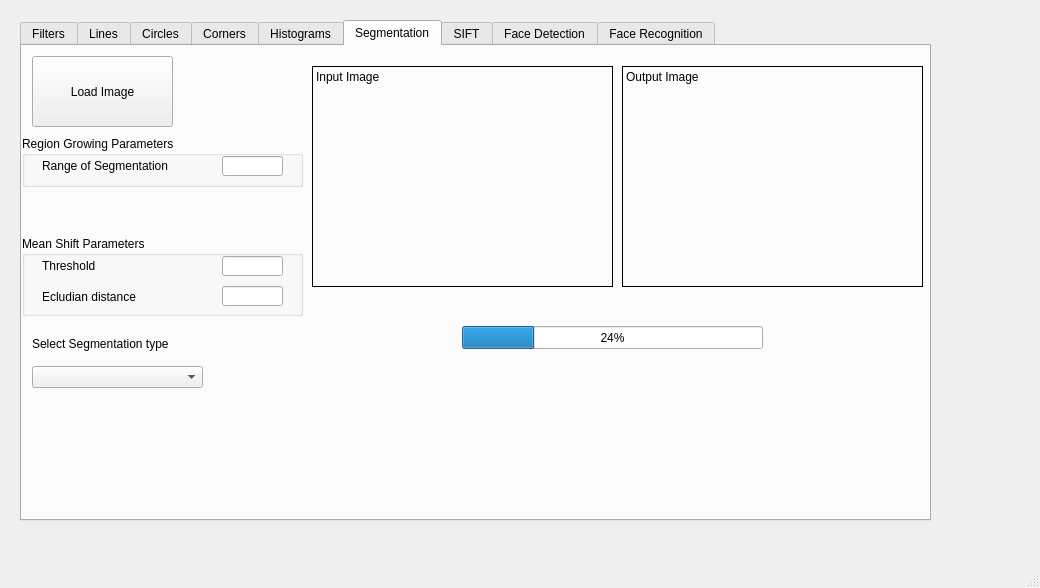
<?xml version="1.0" encoding="UTF-8"?>
<ui version="4.0">
 <class>MainWindow</class>
 <widget class="QMainWindow" name="MainWindow">
  <property name="geometry">
   <rect>
    <x>0</x>
    <y>0</y>
    <width>1040</width>
    <height>588</height>
   </rect>
  </property>
  <property name="windowTitle">
   <string>MainWindow</string>
  </property>
  <widget class="QWidget" name="centralwidget">
   <widget class="QWidget" name="gridLayoutWidget">
    <property name="geometry">
     <rect>
      <x>20</x>
      <y>20</y>
      <width>911</width>
      <height>501</height>
     </rect>
    </property>
    <layout class="QGridLayout" name="gridLayout">
     <item row="0" column="1">
      <widget class="QTabWidget" name="tabWidget">
       <property name="enabled">
        <bool>true</bool>
       </property>
       <property name="cursor">
        <cursorShape>ArrowCursor</cursorShape>
       </property>
       <property name="currentIndex">
        <number>5</number>
       </property>
       <widget class="QWidget" name="tab_filters">
        <attribute name="title">
         <string>Filters</string>
        </attribute>
        <widget class="QLabel" name="label_filters_input">
         <property name="geometry">
          <rect>
           <x>180</x>
           <y>30</y>
           <width>331</width>
           <height>231</height>
          </rect>
         </property>
         <property name="frameShape">
          <enum>QFrame::Box</enum>
         </property>
         <property name="text">
          <string>Input image</string>
         </property>
         <property name="alignment">
          <set>Qt::AlignLeading|Qt::AlignLeft|Qt::AlignTop</set>
         </property>
        </widget>
        <widget class="QLabel" name="label_filters_output">
         <property name="geometry">
          <rect>
           <x>520</x>
           <y>30</y>
           <width>331</width>
           <height>231</height>
          </rect>
         </property>
         <property name="frameShape">
          <enum>QFrame::Box</enum>
         </property>
         <property name="text">
          <string>Output image</string>
         </property>
         <property name="textFormat">
          <enum>Qt::PlainText</enum>
         </property>
         <property name="alignment">
          <set>Qt::AlignLeading|Qt::AlignLeft|Qt::AlignTop</set>
         </property>
        </widget>
        <widget class="QPushButton" name="pushButton_filters_load">
         <property name="geometry">
          <rect>
           <x>20</x>
           <y>30</y>
           <width>121</width>
           <height>81</height>
          </rect>
         </property>
         <property name="text">
          <string>Load Image</string>
         </property>
        </widget>
        <widget class="QGroupBox" name="groupBox">
         <property name="geometry">
          <rect>
           <x>0</x>
           <y>280</y>
           <width>881</width>
           <height>151</height>
          </rect>
         </property>
         <property name="title">
          <string>Filter Settings</string>
         </property>
         <widget class="QWidget" name="horizontalLayoutWidget">
          <property name="geometry">
           <rect>
            <x>0</x>
            <y>40</y>
            <width>331</width>
            <height>41</height>
           </rect>
          </property>
          <layout class="QHBoxLayout" name="horizontalLayout">
           <item>
            <widget class="QLabel" name="label_3">
             <property name="text">
              <string>Select spatial domain Filter</string>
             </property>
            </widget>
           </item>
           <item>
            <widget class="QComboBox" name="comboBox">
             <property name="editable">
              <bool>false</bool>
             </property>
             <property name="currentText">
              <string/>
             </property>
            </widget>
           </item>
          </layout>
         </widget>
         <widget class="QGroupBox" name="groupBox_2">
          <property name="geometry">
           <rect>
            <x>340</x>
            <y>20</y>
            <width>371</width>
            <height>121</height>
           </rect>
          </property>
          <property name="title">
           <string>Additional Parameters (Spatial domain filters only)</string>
          </property>
          <widget class="QLineEdit" name="lineEdit">
           <property name="geometry">
            <rect>
             <x>170</x>
             <y>30</y>
             <width>31</width>
             <height>20</height>
            </rect>
           </property>
          </widget>
          <widget class="QLabel" name="label_12">
           <property name="geometry">
            <rect>
             <x>30</x>
             <y>30</y>
             <width>131</width>
             <height>21</height>
            </rect>
           </property>
           <property name="text">
            <string>Sigma value (σ) =</string>
           </property>
          </widget>
          <widget class="QLabel" name="label_13">
           <property name="geometry">
            <rect>
             <x>30</x>
             <y>50</y>
             <width>361</width>
             <height>20</height>
            </rect>
           </property>
           <property name="text">
            <string>&quot;for Gaussian and LoG filters only&quot;</string>
           </property>
          </widget>
          <widget class="QLineEdit" name="lineEdit_2">
           <property name="geometry">
            <rect>
             <x>170</x>
             <y>80</y>
             <width>31</width>
             <height>20</height>
            </rect>
           </property>
          </widget>
          <widget class="QLabel" name="label_14">
           <property name="geometry">
            <rect>
             <x>30</x>
             <y>80</y>
             <width>141</width>
             <height>20</height>
            </rect>
           </property>
           <property name="text">
            <string>Sigma value (σ) =</string>
           </property>
          </widget>
          <widget class="QLabel" name="label_15">
           <property name="geometry">
            <rect>
             <x>30</x>
             <y>100</y>
             <width>101</width>
             <height>20</height>
            </rect>
           </property>
           <property name="text">
            <string>&quot;for DoG only&quot;</string>
           </property>
          </widget>
         </widget>
         <widget class="QWidget" name="horizontalLayoutWidget_2">
          <property name="geometry">
           <rect>
            <x>0</x>
            <y>90</y>
            <width>331</width>
            <height>41</height>
           </rect>
          </property>
          <layout class="QHBoxLayout" name="horizontalLayout_2">
           <item>
            <widget class="QLabel" name="label_16">
             <property name="text">
              <string>Select Fourier domain Filter</string>
             </property>
            </widget>
           </item>
           <item>
            <widget class="QComboBox" name="comboBox_2">
             <property name="editable">
              <bool>false</bool>
             </property>
             <property name="currentText">
              <string/>
             </property>
             <item>
              <property name="text">
               <string/>
              </property>
             </item>
             <item>
              <property name="text">
               <string>Low Pass Filter</string>
              </property>
             </item>
             <item>
              <property name="text">
               <string>High Pass Filter</string>
              </property>
             </item>
            </widget>
           </item>
          </layout>
         </widget>
         <widget class="QLineEdit" name="lineEdit_4">
          <property name="geometry">
           <rect>
            <x>120</x>
            <y>130</y>
            <width>21</width>
            <height>20</height>
           </rect>
          </property>
          <property name="text">
           <string/>
          </property>
         </widget>
         <widget class="QLineEdit" name="lineEdit_5">
          <property name="geometry">
           <rect>
            <x>210</x>
            <y>130</y>
            <width>21</width>
            <height>20</height>
           </rect>
          </property>
          <property name="text">
           <string/>
          </property>
         </widget>
         <widget class="QLabel" name="label">
          <property name="geometry">
           <rect>
            <x>74</x>
            <y>130</y>
            <width>41</width>
            <height>21</height>
           </rect>
          </property>
          <property name="text">
           <string>LPFK</string>
          </property>
         </widget>
         <widget class="QLabel" name="label_2">
          <property name="geometry">
           <rect>
            <x>160</x>
            <y>130</y>
            <width>51</width>
            <height>21</height>
           </rect>
          </property>
          <property name="text">
           <string>HPFK</string>
          </property>
         </widget>
        </widget>
        <widget class="QPushButton" name="pushButton_FourierTransform">
         <property name="geometry">
          <rect>
           <x>10</x>
           <y>120</y>
           <width>161</width>
           <height>71</height>
          </rect>
         </property>
         <property name="text">
          <string>Fourier Transform</string>
         </property>
        </widget>
        <widget class="QLineEdit" name="lineEdit_3">
         <property name="geometry">
          <rect>
           <x>50</x>
           <y>230</y>
           <width>71</width>
           <height>20</height>
          </rect>
         </property>
        </widget>
        <widget class="QLabel" name="label_9">
         <property name="geometry">
          <rect>
           <x>0</x>
           <y>210</y>
           <width>181</width>
           <height>16</height>
          </rect>
         </property>
         <property name="text">
          <string>Median filter window size</string>
         </property>
        </widget>
       </widget>
       <widget class="QWidget" name="tab_lines">
        <attribute name="title">
         <string>Lines</string>
        </attribute>
        <widget class="QLabel" name="label_lines_input">
         <property name="geometry">
          <rect>
           <x>150</x>
           <y>30</y>
           <width>241</width>
           <height>171</height>
          </rect>
         </property>
         <property name="frameShape">
          <enum>QFrame::Box</enum>
         </property>
         <property name="text">
          <string>Input image</string>
         </property>
         <property name="alignment">
          <set>Qt::AlignLeading|Qt::AlignLeft|Qt::AlignTop</set>
         </property>
        </widget>
        <widget class="QLabel" name="label_4">
         <property name="geometry">
          <rect>
           <x>30</x>
           <y>140</y>
           <width>71</width>
           <height>21</height>
          </rect>
         </property>
         <property name="text">
          <string>Name:</string>
         </property>
        </widget>
        <widget class="QLabel" name="label_5">
         <property name="geometry">
          <rect>
           <x>30</x>
           <y>170</y>
           <width>71</width>
           <height>21</height>
          </rect>
         </property>
         <property name="text">
          <string>Size:</string>
         </property>
        </widget>
        <widget class="QPushButton" name="pushButton_lines_load">
         <property name="geometry">
          <rect>
           <x>20</x>
           <y>30</y>
           <width>121</width>
           <height>81</height>
          </rect>
         </property>
         <property name="text">
          <string>Load Image</string>
         </property>
        </widget>
        <widget class="QLabel" name="label_lines_hough">
         <property name="geometry">
          <rect>
           <x>150</x>
           <y>210</y>
           <width>241</width>
           <height>191</height>
          </rect>
         </property>
         <property name="frameShape">
          <enum>QFrame::Box</enum>
         </property>
         <property name="text">
          <string>Hough Space</string>
         </property>
         <property name="textFormat">
          <enum>Qt::PlainText</enum>
         </property>
         <property name="alignment">
          <set>Qt::AlignLeading|Qt::AlignLeft|Qt::AlignTop</set>
         </property>
        </widget>
        <widget class="QLabel" name="label_lines_input_2">
         <property name="geometry">
          <rect>
           <x>450</x>
           <y>30</y>
           <width>261</width>
           <height>171</height>
          </rect>
         </property>
         <property name="frameShape">
          <enum>QFrame::Box</enum>
         </property>
         <property name="text">
          <string>Image with significant lines</string>
         </property>
         <property name="alignment">
          <set>Qt::AlignLeading|Qt::AlignLeft|Qt::AlignTop</set>
         </property>
        </widget>
        <widget class="QLabel" name="label_lines_hough_2">
         <property name="geometry">
          <rect>
           <x>450</x>
           <y>210</y>
           <width>261</width>
           <height>191</height>
          </rect>
         </property>
         <property name="frameShape">
          <enum>QFrame::Box</enum>
         </property>
         <property name="text">
          <string>Canny output</string>
         </property>
         <property name="textFormat">
          <enum>Qt::PlainText</enum>
         </property>
         <property name="alignment">
          <set>Qt::AlignLeading|Qt::AlignLeft|Qt::AlignTop</set>
         </property>
        </widget>
       </widget>
       <widget class="QWidget" name="tab_circles">
        <property name="enabled">
         <bool>true</bool>
        </property>
        <attribute name="title">
         <string>Circles</string>
        </attribute>
        <widget class="QPushButton" name="pushButton_circles_load">
         <property name="geometry">
          <rect>
           <x>50</x>
           <y>30</y>
           <width>121</width>
           <height>81</height>
          </rect>
         </property>
         <property name="text">
          <string>Load Image</string>
         </property>
        </widget>
        <widget class="QLabel" name="label_circles_input">
         <property name="geometry">
          <rect>
           <x>180</x>
           <y>30</y>
           <width>241</width>
           <height>171</height>
          </rect>
         </property>
         <property name="frameShape">
          <enum>QFrame::Box</enum>
         </property>
         <property name="text">
          <string>Input image</string>
         </property>
         <property name="alignment">
          <set>Qt::AlignLeading|Qt::AlignLeft|Qt::AlignTop</set>
         </property>
        </widget>
        <widget class="QLabel" name="label_circles_hough">
         <property name="geometry">
          <rect>
           <x>180</x>
           <y>210</y>
           <width>561</width>
           <height>191</height>
          </rect>
         </property>
         <property name="frameShape">
          <enum>QFrame::Box</enum>
         </property>
         <property name="text">
          <string>Hough Space</string>
         </property>
         <property name="textFormat">
          <enum>Qt::PlainText</enum>
         </property>
         <property name="alignment">
          <set>Qt::AlignLeading|Qt::AlignLeft|Qt::AlignTop</set>
         </property>
        </widget>
        <widget class="QLabel" name="label_6">
         <property name="geometry">
          <rect>
           <x>60</x>
           <y>140</y>
           <width>71</width>
           <height>21</height>
          </rect>
         </property>
         <property name="text">
          <string>Name:</string>
         </property>
        </widget>
        <widget class="QLabel" name="label_7">
         <property name="geometry">
          <rect>
           <x>60</x>
           <y>170</y>
           <width>71</width>
           <height>21</height>
          </rect>
         </property>
         <property name="text">
          <string>Size:</string>
         </property>
        </widget>
        <widget class="QLabel" name="label_circles_output">
         <property name="geometry">
          <rect>
           <x>480</x>
           <y>30</y>
           <width>261</width>
           <height>171</height>
          </rect>
         </property>
         <property name="frameShape">
          <enum>QFrame::Box</enum>
         </property>
         <property name="text">
          <string>Image with significant lines</string>
         </property>
         <property name="alignment">
          <set>Qt::AlignLeading|Qt::AlignLeft|Qt::AlignTop</set>
         </property>
        </widget>
       </widget>
       <widget class="QWidget" name="tab_corners">
        <attribute name="title">
         <string>Corners</string>
        </attribute>
        <widget class="QPushButton" name="pushButton_corners_load">
         <property name="geometry">
          <rect>
           <x>30</x>
           <y>30</y>
           <width>121</width>
           <height>81</height>
          </rect>
         </property>
         <property name="text">
          <string>Load Image</string>
         </property>
        </widget>
        <widget class="QLabel" name="label_corners_input">
         <property name="geometry">
          <rect>
           <x>260</x>
           <y>30</y>
           <width>241</width>
           <height>171</height>
          </rect>
         </property>
         <property name="frameShape">
          <enum>QFrame::Box</enum>
         </property>
         <property name="text">
          <string>Image with significant lines</string>
         </property>
         <property name="alignment">
          <set>Qt::AlignLeading|Qt::AlignLeft|Qt::AlignTop</set>
         </property>
        </widget>
        <widget class="QLabel" name="label_corners_edge">
         <property name="geometry">
          <rect>
           <x>260</x>
           <y>210</y>
           <width>241</width>
           <height>191</height>
          </rect>
         </property>
         <property name="frameShape">
          <enum>QFrame::Box</enum>
         </property>
         <property name="text">
          <string>Edge Image</string>
         </property>
         <property name="textFormat">
          <enum>Qt::PlainText</enum>
         </property>
         <property name="alignment">
          <set>Qt::AlignLeading|Qt::AlignLeft|Qt::AlignTop</set>
         </property>
        </widget>
        <widget class="QLabel" name="label_corners_corners_output">
         <property name="geometry">
          <rect>
           <x>510</x>
           <y>30</y>
           <width>261</width>
           <height>171</height>
          </rect>
         </property>
         <property name="frameShape">
          <enum>QFrame::Box</enum>
         </property>
         <property name="text">
          <string>Image with significant corners</string>
         </property>
         <property name="alignment">
          <set>Qt::AlignLeading|Qt::AlignLeft|Qt::AlignTop</set>
         </property>
        </widget>
        <widget class="QLabel" name="label_corners_corners">
         <property name="geometry">
          <rect>
           <x>510</x>
           <y>210</y>
           <width>261</width>
           <height>191</height>
          </rect>
         </property>
         <property name="frameShape">
          <enum>QFrame::Box</enum>
         </property>
         <property name="text">
          <string>Corner Image</string>
         </property>
         <property name="textFormat">
          <enum>Qt::PlainText</enum>
         </property>
         <property name="alignment">
          <set>Qt::AlignLeading|Qt::AlignLeft|Qt::AlignTop</set>
         </property>
        </widget>
        <widget class="QPushButton" name="pushButton_corners_load_2">
         <property name="geometry">
          <rect>
           <x>30</x>
           <y>230</y>
           <width>121</width>
           <height>81</height>
          </rect>
         </property>
         <property name="text">
          <string>Get Corners</string>
         </property>
        </widget>
        <widget class="QLabel" name="label_8">
         <property name="geometry">
          <rect>
           <x>14</x>
           <y>170</y>
           <width>81</width>
           <height>21</height>
          </rect>
         </property>
         <property name="text">
          <string>Threshold</string>
         </property>
        </widget>
        <widget class="QLineEdit" name="corner_threshold">
         <property name="geometry">
          <rect>
           <x>90</x>
           <y>170</y>
           <width>113</width>
           <height>20</height>
          </rect>
         </property>
        </widget>
       </widget>
       <widget class="QWidget" name="tab_histograms">
        <attribute name="title">
         <string>Histograms</string>
        </attribute>
        <widget class="QLabel" name="label_histograms_houtput">
         <property name="geometry">
          <rect>
           <x>520</x>
           <y>200</y>
           <width>261</width>
           <height>191</height>
          </rect>
         </property>
         <property name="frameShape">
          <enum>QFrame::Box</enum>
         </property>
         <property name="text">
          <string>Output Histogram Matching</string>
         </property>
         <property name="textFormat">
          <enum>Qt::PlainText</enum>
         </property>
         <property name="alignment">
          <set>Qt::AlignLeading|Qt::AlignLeft|Qt::AlignTop</set>
         </property>
        </widget>
        <widget class="QPushButton" name="pushButton_histograms_load">
         <property name="geometry">
          <rect>
           <x>40</x>
           <y>20</y>
           <width>121</width>
           <height>81</height>
          </rect>
         </property>
         <property name="text">
          <string>Load image</string>
         </property>
        </widget>
        <widget class="QLabel" name="label_histograms_input">
         <property name="geometry">
          <rect>
           <x>270</x>
           <y>20</y>
           <width>241</width>
           <height>171</height>
          </rect>
         </property>
         <property name="frameShape">
          <enum>QFrame::Box</enum>
         </property>
         <property name="text">
          <string>Input image</string>
         </property>
         <property name="alignment">
          <set>Qt::AlignLeading|Qt::AlignLeft|Qt::AlignTop</set>
         </property>
        </widget>
        <widget class="QLabel" name="label_histograms_output">
         <property name="geometry">
          <rect>
           <x>520</x>
           <y>20</y>
           <width>261</width>
           <height>171</height>
          </rect>
         </property>
         <property name="frameShape">
          <enum>QFrame::Box</enum>
         </property>
         <property name="text">
          <string>Output Histogram equalization</string>
         </property>
         <property name="alignment">
          <set>Qt::AlignLeading|Qt::AlignLeft|Qt::AlignTop</set>
         </property>
        </widget>
        <widget class="QLabel" name="label_10">
         <property name="geometry">
          <rect>
           <x>50</x>
           <y>160</y>
           <width>71</width>
           <height>21</height>
          </rect>
         </property>
         <property name="text">
          <string>Size:</string>
         </property>
        </widget>
        <widget class="QLabel" name="label_11">
         <property name="geometry">
          <rect>
           <x>50</x>
           <y>130</y>
           <width>71</width>
           <height>21</height>
          </rect>
         </property>
         <property name="text">
          <string>Name:</string>
         </property>
        </widget>
        <widget class="QLabel" name="label_histograms_hinput">
         <property name="geometry">
          <rect>
           <x>270</x>
           <y>200</y>
           <width>241</width>
           <height>191</height>
          </rect>
         </property>
         <property name="frameShape">
          <enum>QFrame::Box</enum>
         </property>
         <property name="text">
          <string>Target image</string>
         </property>
         <property name="textFormat">
          <enum>Qt::PlainText</enum>
         </property>
         <property name="alignment">
          <set>Qt::AlignLeading|Qt::AlignLeft|Qt::AlignTop</set>
         </property>
        </widget>
        <widget class="QRadioButton" name="radioButton">
         <property name="geometry">
          <rect>
           <x>20</x>
           <y>220</y>
           <width>121</width>
           <height>23</height>
          </rect>
         </property>
         <property name="text">
          <string>Equalization</string>
         </property>
        </widget>
        <widget class="QRadioButton" name="radioButton_2">
         <property name="geometry">
          <rect>
           <x>150</x>
           <y>220</y>
           <width>112</width>
           <height>23</height>
          </rect>
         </property>
         <property name="text">
          <string>Matching</string>
         </property>
        </widget>
        <widget class="QPushButton" name="pushButton_histograms_load_target">
         <property name="geometry">
          <rect>
           <x>30</x>
           <y>280</y>
           <width>161</width>
           <height>71</height>
          </rect>
         </property>
         <property name="text">
          <string>Load target image</string>
         </property>
        </widget>
       </widget>
       <widget class="QWidget" name="tab_segmentation">
        <attribute name="title">
         <string>Segmentation</string>
        </attribute>
        <widget class="QComboBox" name="Segmentation_comboBox">
         <property name="geometry">
          <rect>
           <x>10</x>
           <y>320</y>
           <width>171</width>
           <height>22</height>
          </rect>
         </property>
        </widget>
        <widget class="QLabel" name="Segmentation_input_image">
         <property name="geometry">
          <rect>
           <x>290</x>
           <y>20</y>
           <width>301</width>
           <height>221</height>
          </rect>
         </property>
         <property name="cursor">
          <cursorShape>CrossCursor</cursorShape>
         </property>
         <property name="frameShape">
          <enum>QFrame::Box</enum>
         </property>
         <property name="text">
          <string>Input Image</string>
         </property>
         <property name="alignment">
          <set>Qt::AlignLeading|Qt::AlignLeft|Qt::AlignTop</set>
         </property>
        </widget>
        <widget class="QLabel" name="Segmentation_output_image">
         <property name="geometry">
          <rect>
           <x>600</x>
           <y>20</y>
           <width>301</width>
           <height>221</height>
          </rect>
         </property>
         <property name="frameShape">
          <enum>QFrame::Box</enum>
         </property>
         <property name="text">
          <string>Output Image</string>
         </property>
         <property name="alignment">
          <set>Qt::AlignLeading|Qt::AlignLeft|Qt::AlignTop</set>
         </property>
        </widget>
        <widget class="QPushButton" name="Segmentation_pushButton">
         <property name="geometry">
          <rect>
           <x>10</x>
           <y>10</y>
           <width>141</width>
           <height>71</height>
          </rect>
         </property>
         <property name="text">
          <string>Load Image</string>
         </property>
        </widget>
        <widget class="QLabel" name="label_19">
         <property name="geometry">
          <rect>
           <x>10</x>
           <y>290</y>
           <width>141</width>
           <height>16</height>
          </rect>
         </property>
         <property name="text">
          <string>Select Segmentation type</string>
         </property>
        </widget>
        <widget class="QProgressBar" name="progressBar">
         <property name="geometry">
          <rect>
           <x>440</x>
           <y>280</y>
           <width>301</width>
           <height>23</height>
          </rect>
         </property>
         <property name="value">
          <number>24</number>
         </property>
        </widget>
        <widget class="QGroupBox" name="groupBox_4">
         <property name="geometry">
          <rect>
           <x>0</x>
           <y>90</y>
           <width>281</width>
           <height>51</height>
          </rect>
         </property>
         <property name="title">
          <string>Region Growing Parameters </string>
         </property>
         <widget class="QLineEdit" name="Threshold_value_2">
          <property name="geometry">
           <rect>
            <x>200</x>
            <y>20</y>
            <width>61</width>
            <height>20</height>
           </rect>
          </property>
         </widget>
         <widget class="QLabel" name="label_22">
          <property name="geometry">
           <rect>
            <x>20</x>
            <y>20</y>
            <width>181</width>
            <height>20</height>
           </rect>
          </property>
          <property name="text">
           <string>Range of Segmentation</string>
          </property>
         </widget>
        </widget>
        <widget class="QGroupBox" name="groupBox_3">
         <property name="geometry">
          <rect>
           <x>0</x>
           <y>190</y>
           <width>281</width>
           <height>80</height>
          </rect>
         </property>
         <property name="title">
          <string>Mean Shift Parameters </string>
         </property>
         <widget class="QLineEdit" name="Threshold_value">
          <property name="geometry">
           <rect>
            <x>200</x>
            <y>20</y>
            <width>61</width>
            <height>20</height>
           </rect>
          </property>
         </widget>
         <widget class="QLabel" name="label_20">
          <property name="geometry">
           <rect>
            <x>20</x>
            <y>20</y>
            <width>81</width>
            <height>20</height>
           </rect>
          </property>
          <property name="text">
           <string>Threshold</string>
          </property>
         </widget>
         <widget class="QLineEdit" name="iter_value">
          <property name="geometry">
           <rect>
            <x>200</x>
            <y>50</y>
            <width>61</width>
            <height>20</height>
           </rect>
          </property>
         </widget>
         <widget class="QLabel" name="label_21">
          <property name="geometry">
           <rect>
            <x>20</x>
            <y>50</y>
            <width>141</width>
            <height>21</height>
           </rect>
          </property>
          <property name="text">
           <string>Ecludian distance</string>
          </property>
         </widget>
        </widget>
        <widget class="QLabel" name="xy">
         <property name="geometry">
          <rect>
           <x>500</x>
           <y>270</y>
           <width>81</width>
           <height>16</height>
          </rect>
         </property>
         <property name="text">
          <string/>
         </property>
        </widget>
       </widget>
       <widget class="QWidget" name="tab_SIFT">
        <attribute name="title">
         <string>SIFT</string>
        </attribute>
       </widget>
       <widget class="QWidget" name="tab_face_detection">
        <attribute name="title">
         <string>Face Detection</string>
        </attribute>
       </widget>
       <widget class="QWidget" name="tab">
        <attribute name="title">
         <string>Face Recognition</string>
        </attribute>
       </widget>
      </widget>
     </item>
    </layout>
   </widget>
  </widget>
  <widget class="QMenuBar" name="menubar">
   <property name="geometry">
    <rect>
     <x>0</x>
     <y>0</y>
     <width>1040</width>
     <height>17</height>
    </rect>
   </property>
  </widget>
  <widget class="QStatusBar" name="statusbar"/>
 </widget>
 <resources/>
 <connections/>
</ui>
